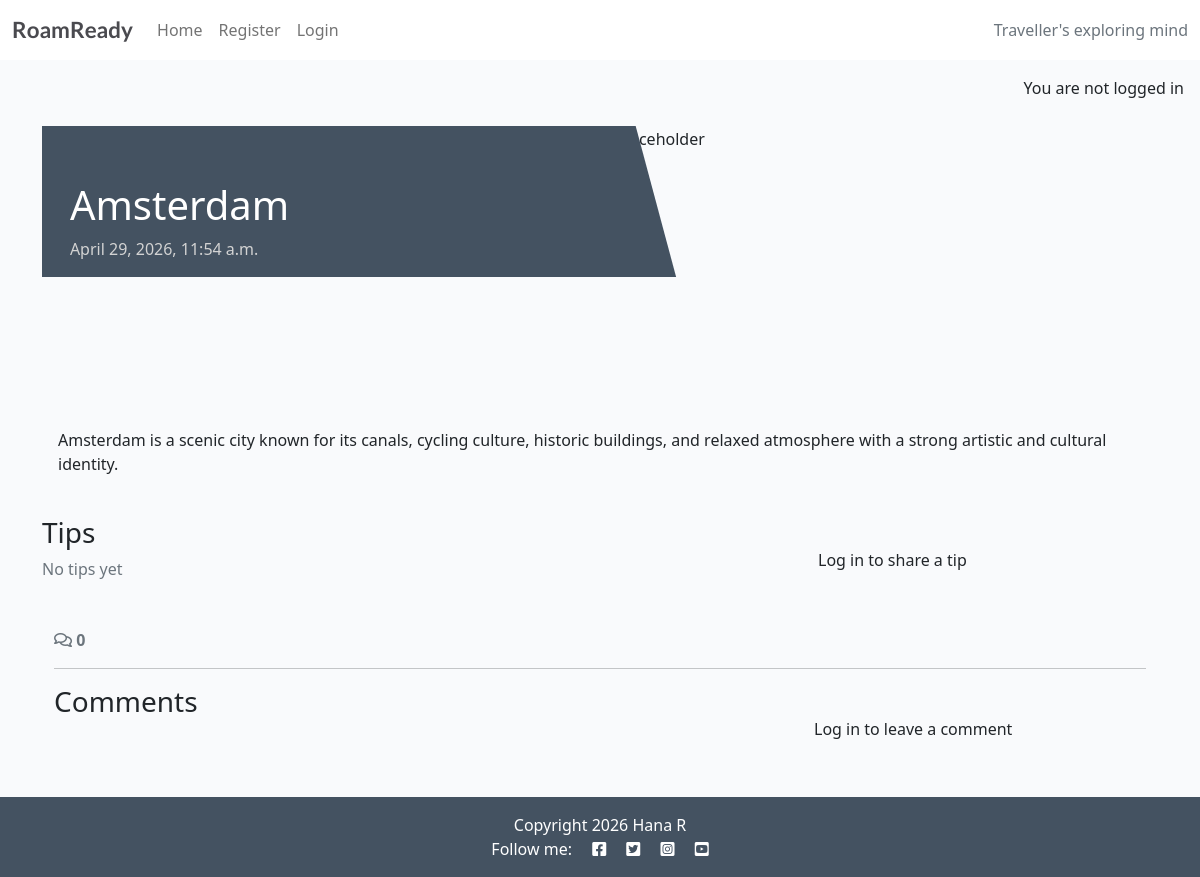
The page /7/ on the database as committed earlier.
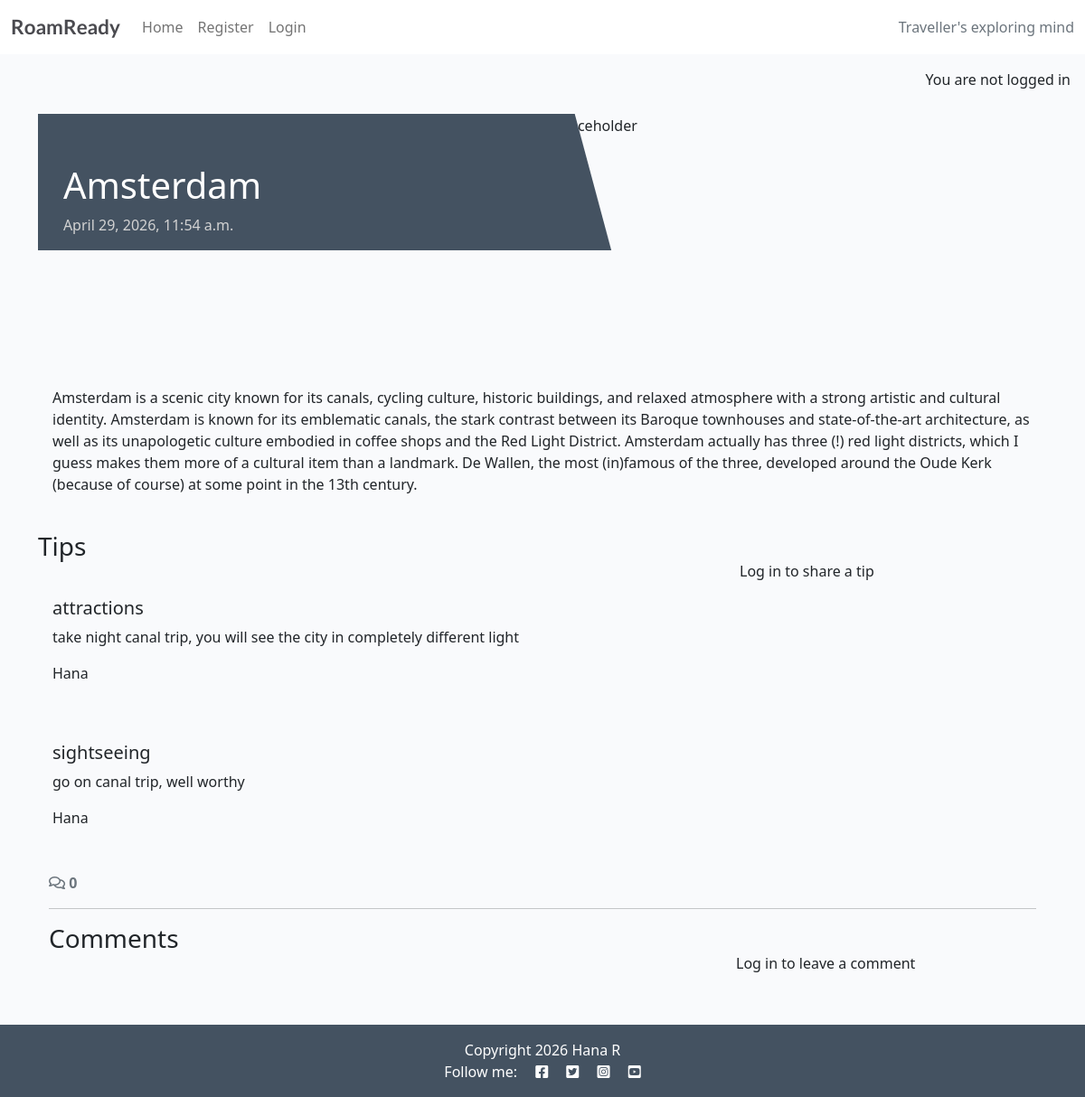
The same page on the database as committed later.
### destinations/models.py (models this page shows, shortened)
class Destination(models.Model):
    name = models.CharField(max_length=100)
    country = CountryField()
    category = models.CharField(max_length=50)
    description = models.TextField()
    created_on = models.DateTimeField(auto_now_add=True)
    status = models.IntegerField(choices=STATUS, default=1)
    class Meta:
        ordering = ['-created_on', 'country', 'category']

class Tip(models.Model):
    destination = models.ForeignKey(Destination, on_delete=models.CASCADE, related_name="tips")
    tip_type = models.CharField(max_length=100, choices=TIP_TYPES)
    content = models.TextField()
    user = models.ForeignKey(User, on_delete=models.CASCADE, related_name="tips", null=True, blank=True)
    approved = models.BooleanField(default=False)
    class Meta:
        ordering = ['tip_type', 'destination']

### destinations/views.py (the view, shortened to what this page needs)
# urls.py: path('<int:pk>/', views.destination_detail, name='destination_detail'),
def destination_detail(request, pk):
    destination = get_object_or_404(Destination, pk=pk)
    comments = destination.comments.all().order_by("-created_on")
    comment_count = destination.comments.filter(approved=True).count()
    tips = destination.tips.all().order_by("tip_type")
    comment_form = CommentForm()
    tip_form = TipForm()
    return render(
        request,
        "destinations/destination_detail.html",
        {"destination": destination,
         "comments":comments,
         "comment_count": comment_count,
         "comment_form": comment_form,
         "tip_form": tip_form
         },
    )

### destinations/templates/destinations/destination_detail.html (shortened to what this page needs)
{% extends 'base.html' %} {% block content %}
{% load static %}
{% load crispy_forms_tags %}
<div class="masthead">
    <div class="container">
        <div class="row g-0">
            <div class="col-md-6 masthead-text">
                <h1 class="post-title">{{ destination.name }}</h1>
                <p class="post-subtitle">{{ destination.created_on }}</p>
            </div>
            <div class="d-none d-md-block col-md-6 masthead-image">
                <img src="{% static 'images/default.jpg' %}" class="scale" alt="placeholder">
            </div>
        </div>
    </div>
</div>
<div class="container">
    <div class="row">
        <div class="col card mb-4  mt-3 left  top">
            <div class="card-body ">
                <p class="card-text">
                    {{ destination.description | safe }}
                </p>
            </div>
        </div>
    </div>
</div>
<div class="container">
    <div class="row">
        <div class="col-md-8">
            <h3>Tips</h3>
            {% for tip in destination.tips.all %}
            <div class="card mb-3">
                <div class="card-body  {% if not tip.approved and tip.user == user %}faded{% elif not tip.approved %}d-none{% endif %}">
                    <h5 class="card-title">{{ tip.tip_type}}</h5>
                    <p class="card-text {% if not tip.approved and tip.user == user %}faded{% endif %}">{{ tip.content }}</p>
                    <p class="card-text {% if not tip.approved and tip.user == user %}faded{% endif %}">{{ tip.user }}</p>
                </div>
            </div>
            {% empty %}
            <p class="text-muted">No tips yet</p>
            {% endfor %}
        </div>
        <div class="col-md-4">
            <div class="card mb-4 mt-3">
                <div class="card-body">
                    {% if user.is_authenticated %}
                    <h4>Add a tip</h4>
                    <p class="mb-2">Posting as: {{ user.username }}</p>
                    <form id="tipForm" method="post" style="margin-top: 1.3em;">
                        {% csrf_token %}
                        {{ tip_form | crispy }}
                        <button id="submitButton" type="submit" class="btn btn-signup btn-lg">Submit</button>
        </form>
        {% else %}
        <p>Log in to share a tip</p>
        {% endif %}
      </div>
        </div>
    </div>
</div>
<div class="container">
    <div class="row">
        <div class="col-12">
            <strong class="text-secondary">
                <i class="far fa-comments"></i> {{ comment_count }}
            </strong>
        </div>
        <div class="col-12">
            <hr>
        </div>
    </div>
    <div class="row">
        <div class="col-md-8">
            <h3 class="mb-0">Comments</h3>
        </div>
        <div class="col-md-4">
            <div class="card mb-4 mt-3">
                <div class="card-body">
                    {% if user.is_authenticated %}
                    <h4>Leave a comment</h4>
                    <p class="mb-2">Posting as: {{ user.username }}</p>
                    <form id="commentForm" method="post" style="margin-top: 1.3em;">
                        {% csrf_token %}
                        {{ comment_form | crispy}}
                        <button id="submitButton" type="submit" class="btn btn-signup btn-lg">Submit</button>
                    </form>
                    {% else %}
                    <p>Log in to leave a comment</p>
                    {% endif %}
                </div>
            </div>
        </div>
    </div>
</div>
{% endblock content %}

Rows that differ between the two databases and show on the page:
changed Destination "Amsterdam": description "Amsterdam is a scenic city known for its canals, cycling culture, historic buildings, and relaxed atmosphere with a strong artistic and cultural identity." → "…artistic and cultural identity. Amsterdam is known for its emblematic canals, the stark contrast between its Baroque townhouses and state-of-the-art architecture, as well as its unapologetic culture embodied in coffee shops and the Red Light District. Amsterdam actually has three (!) red light districts, which I guess makes them more of a cultural item than a landmark. De Wallen, the most (in)famous of the three, developed around the Oude Kerk (because of course) at some point in the 13th century."
added Tip: tip_type "attractions", content "take night canal trip, you will see the city in completely different light", user "Hana"
added Tip: tip_type "sightseeing", content "go on canal trip, well worthy", user "Hana"
Other text that changed with them:
text no longer shown: "No tips yet"
